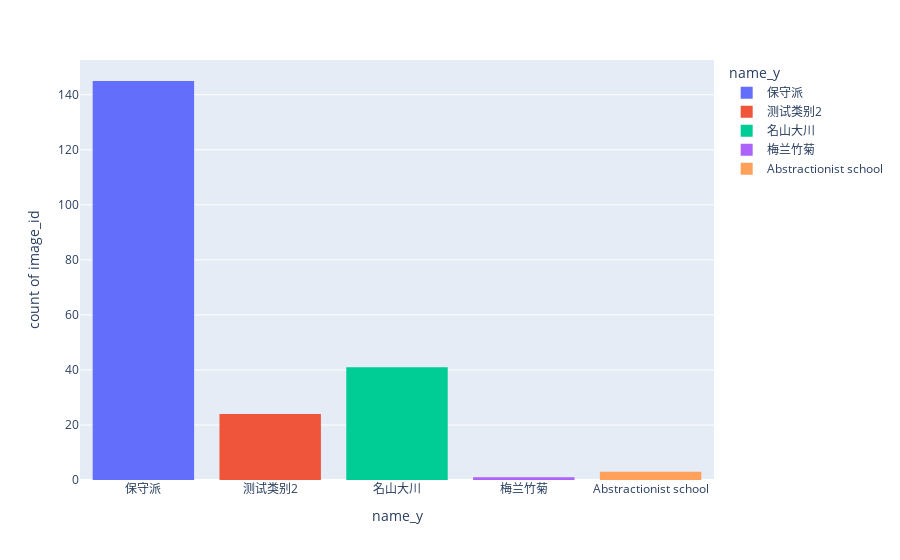

The code cell stored with this chart in its notebook:
### Code cell
fig=px.histogram(user_order_goods_artwork,y = 'image_id',x ='name_y',color="name_y")
#fig.update_traces(textposition='inside', textinfo='percent+label')
fig.show()
#fig = px.bar(user_order_goods_artwork, y = 'image_id',x ='name_y',
#             title = 'Artwork Genre most popular with users',
#             hover_data = ['id_y','image_id'])
##fig.update_traces(textposition='inside', textinfo='percent+label')
#fig.show()

### Figure 1 — Plotly figure (JSON) as saved in the notebook; plotly's stock layout.template omitted (floating-point values rounded to 4 significant figures; data arrays with more than 128 entries replaced by an {"elided": "..."} marker saying what was removed)
{"data": [{"alignmentgroup": "True", "bingroup": "x", "hoverlabel": {"namelength": 0}, "hovertemplate": "name_y=%{x}<br>count of image_id=%{y}", "legendgroup": "保守派", "marker": {"color": "#636efa"}, "name": "保守派", "offsetgroup": "保守派", "orientation": "v", "showlegend": true, "type": "histogram", "x": {"elided": "145 str values"}, "xaxis": "x", "y": {"elided": "145 str values"}, "yaxis": "y"}, {"alignmentgroup": "True", "bingroup": "x", "hoverlabel": {"namelength": 0}, "hovertemplate": "name_y=%{x}<br>count of image_id=%{y}", "legendgroup": "测试类别2", "marker": {"color": "#EF553B"}, "name": "测试类别2", "offsetgroup": "测试类别2", "orientation": "v", "showlegend": true, "type": "histogram", "x": ["测试类别2", "测试类别2", "测试类别2", "测试类别2", "测试类别2", "测试类别2", "测试类别2", "测试类别2", "测试类别2", "测试类别2", "测试类别2", "测试类别2", "测试类别2", "测试类别2", "测试类别2", "测试类别2", "测试类别2", "测试类别2", "测试类别2", "测试类别2", "测试类别2", "测试类别2", "测试类别2", "测试类别2"], "xaxis": "x", "y": ["1464098245241147394", "1464098245241147394", "1464098245241147394", "1464098245241147394", "1464098245241147394", "1464098245241147394", "1464098245241147394", "1464098245241147394", "1464098245241147394", "1464098245241147394", "1464098378368311297", "1464098378368311297", "1464098378368311297", "1464098378368311297", "1464098378368311297", "1464098436748865537", "1464098436748865537", "1464098296126423042", "1464098296126423042", "1464098296126423042", "1464098296126423042", "1464098296126423042", "1464098296126423042", "1464098474564665345"], "yaxis": "y"}, {"alignmentgroup": "True", "bingroup": "x", "hoverlabel": {"namelength": 0}, "hovertemplate": "name_y=%{x}<br>count of image_id=%{y}", "legendgroup": "名山大川", "marker": {"color": "#00cc96"}, "name": "名山大川", "offsetgroup": "名山大川", "orientation": "v", "showlegend": true, "type": "histogram", "x": ["名山大川", "名山大川", "名山大川", "名山大川", "名山大川", "名山大川", "名山大川", "名山大川", "名山大川", "名山大川", "名山大川", "名山大川", "名山大川", "名山大川", "名山大川", "名山大川", "名山大川", "名山大川", "名山大川", "名山大川", "名山大川", "名山大川", "名山大川", "名山大川", "名山大川", "名山大川", "名山大川", "名山大川", "名山大川", "名山大川", "名山大川", "名山大川", "名山大川", "名山大川", "名山大川", "名山大川", "名山大川", "名山大川", "名山大川", "名山大川", "名山大川"], "xaxis": "x", "y": ["1481192092600475650", "1481192092600475650", "1481192092600475650", "1481192092600475650", "1481192092600475650", "1481192092600475650", "1481192092600475650", "1481192092600475650", "1481192092600475650", "1481192092600475650", "1481145076776259586", "1481145076776259586", "1481145076776259586", "1481145076776259586", "1481145076776259586", "1481145076776259586", "1481145076776259586", "1474204536398696450", "1474204536398696450", "1474204536398696450", "1474204536398696450", "1474204536398696450", "1474204536398696450", "1474204536398696450", "1474204536398696450", "1473545201867943938", "1473545201867943938", "1473545201867943938", "1474301705298493441", "1474301705298493441", "1474301705298493441", "1474305779435683842", "1481141996923998210", "1481141996923998210", "1481141996923998210", "1481141996923998210", "1481141996923998210", "1481164765447409666", "1481164765447409666", "1481164765447409666", "1481164765447409666"], "yaxis": "y"}, {"alignmentgroup": "True", "bingroup": "x", "hoverlabel": {"namelength": 0}, "hovertemplate": "name_y=%{x}<br>count of image_id=%{y}", "legendgroup": "梅兰竹菊", "marker": {"color": "#ab63fa"}, "name": "梅兰竹菊", "offsetgroup": "梅兰竹菊", "orientation": "v", "showlegend": true, "type": "histogram", "x": ["梅兰竹菊"], "xaxis": "x", "y": ["91decac68377427281b8df2375015fbb"], "yaxis": "y"}, {"alignmentgroup": "True", "bingroup": "x", "hoverlabel": {"namelength": 0}, "hovertemplate": "name_y=%{x}<br>count of image_id=%{y}", "legendgroup": "Abstractionist school", "marker": {"color": "#FFA15A"}, "name": "Abstractionist school", "offsetgroup": "Abstractionist school", "orientation": "v", "showlegend": true, "type": "histogram", "x": ["Abstractionist school", "Abstractionist school", "Abstractionist school"], "xaxis": "x", "y": ["1500730673085923330", "1500730673085923330", "1500730673085923330"], "yaxis": "y"}], "layout": {"barmode": "relative", "legend": {"title": {"text": "name_y"}, "tracegroupgap": 0}, "margin": {"t": 60}, "xaxis": {"anchor": "y", "categoryarray": ["保守派", "测试类别2", "名山大川", "梅兰竹菊", "Abstractionist school"], "categoryorder": "array", "domain": [0, 1], "title": {"text": "name_y"}}, "yaxis": {"anchor": "x", "domain": [0, 1], "title": {"text": "count of image_id"}}}}
